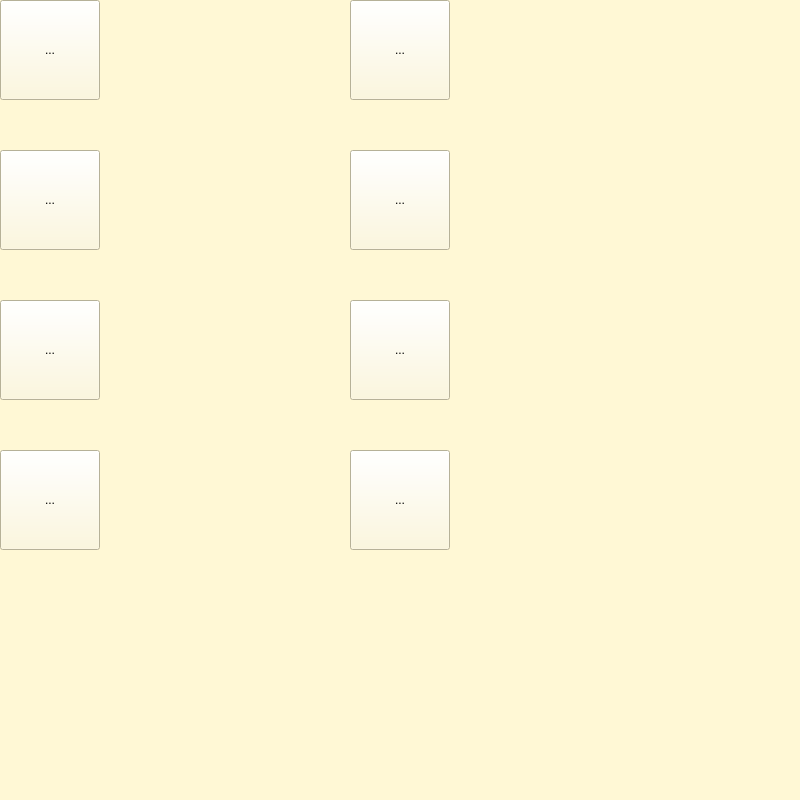
<?xml version="1.0" encoding="UTF-8"?>
<ui version="4.0">
 <class>shopWidgetsClass</class>
 <widget class="QWidget" name="shopWidgetsClass">
  <property name="geometry">
   <rect>
    <x>0</x>
    <y>0</y>
    <width>800</width>
    <height>800</height>
   </rect>
  </property>
  <property name="windowTitle">
   <string>shopWidgetsClass</string>
  </property>
  <property name="styleSheet">
   <string notr="true">
background-color: rgb(255, 248, 213);</string>
  </property>
  <widget class="QToolButton" name="toolButton">
   <property name="geometry">
    <rect>
     <x>0</x>
     <y>0</y>
     <width>100</width>
     <height>100</height>
    </rect>
   </property>
   <property name="text">
    <string>...</string>
   </property>
   <property name="icon">
    <iconset>
     <normaloff>shop/gaoji.jpg</normaloff>shop/gaoji.jpg</iconset>
   </property>
   <property name="iconSize">
    <size>
     <width>100</width>
     <height>100</height>
    </size>
   </property>
  </widget>
  <widget class="QToolButton" name="toolButton_2">
   <property name="geometry">
    <rect>
     <x>350</x>
     <y>0</y>
     <width>100</width>
     <height>100</height>
    </rect>
   </property>
   <property name="text">
    <string>...</string>
   </property>
   <property name="icon">
    <iconset>
     <normaloff>shop/shuzi.jpg</normaloff>shop/shuzi.jpg</iconset>
   </property>
   <property name="iconSize">
    <size>
     <width>100</width>
     <height>100</height>
    </size>
   </property>
  </widget>
  <widget class="QToolButton" name="toolButton_3">
   <property name="geometry">
    <rect>
     <x>0</x>
     <y>150</y>
     <width>100</width>
     <height>100</height>
    </rect>
   </property>
   <property name="text">
    <string>...</string>
   </property>
   <property name="icon">
    <iconset>
     <normaloff>shop/lisan.jpg</normaloff>shop/lisan.jpg</iconset>
   </property>
   <property name="iconSize">
    <size>
     <width>100</width>
     <height>100</height>
    </size>
   </property>
  </widget>
  <widget class="QToolButton" name="toolButton_4">
   <property name="geometry">
    <rect>
     <x>350</x>
     <y>150</y>
     <width>100</width>
     <height>100</height>
    </rect>
   </property>
   <property name="text">
    <string>...</string>
   </property>
   <property name="icon">
    <iconset>
     <normaloff>shop/ruhe.jpg</normaloff>shop/ruhe.jpg</iconset>
   </property>
   <property name="iconSize">
    <size>
     <width>100</width>
     <height>100</height>
    </size>
   </property>
  </widget>
  <widget class="QToolButton" name="toolButton_5">
   <property name="geometry">
    <rect>
     <x>0</x>
     <y>300</y>
     <width>100</width>
     <height>100</height>
    </rect>
   </property>
   <property name="text">
    <string>...</string>
   </property>
   <property name="icon">
    <iconset>
     <normaloff>shop/lanqiu.jpg</normaloff>shop/lanqiu.jpg</iconset>
   </property>
   <property name="iconSize">
    <size>
     <width>100</width>
     <height>100</height>
    </size>
   </property>
  </widget>
  <widget class="QToolButton" name="toolButton_6">
   <property name="geometry">
    <rect>
     <x>350</x>
     <y>300</y>
     <width>100</width>
     <height>100</height>
    </rect>
   </property>
   <property name="text">
    <string>...</string>
   </property>
   <property name="icon">
    <iconset>
     <normaloff>shop/gaodeng.jpg</normaloff>shop/gaodeng.jpg</iconset>
   </property>
   <property name="iconSize">
    <size>
     <width>100</width>
     <height>100</height>
    </size>
   </property>
  </widget>
  <widget class="QToolButton" name="toolButton_7">
   <property name="geometry">
    <rect>
     <x>0</x>
     <y>450</y>
     <width>100</width>
     <height>100</height>
    </rect>
   </property>
   <property name="text">
    <string>...</string>
   </property>
   <property name="icon">
    <iconset>
     <normaloff>shop/dianzi.jpg</normaloff>shop/dianzi.jpg</iconset>
   </property>
   <property name="iconSize">
    <size>
     <width>100</width>
     <height>100</height>
    </size>
   </property>
  </widget>
  <widget class="QToolButton" name="toolButton_8">
   <property name="geometry">
    <rect>
     <x>350</x>
     <y>450</y>
     <width>100</width>
     <height>100</height>
    </rect>
   </property>
   <property name="text">
    <string>...</string>
   </property>
   <property name="icon">
    <iconset>
     <normaloff>shop/riyu.jpg</normaloff>shop/riyu.jpg</iconset>
   </property>
   <property name="iconSize">
    <size>
     <width>100</width>
     <height>100</height>
    </size>
   </property>
  </widget>
 </widget>
 <layoutdefault spacing="6" margin="11"/>
 <resources>
  <include location="Resource.qrc"/>
 </resources>
 <connections/>
</ui>
